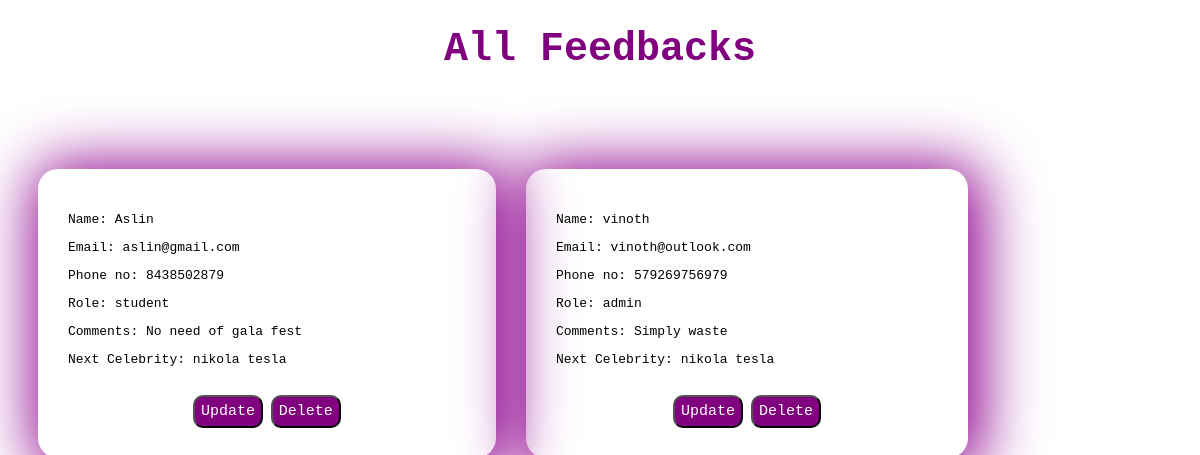
Before: /read/ with the older database file.
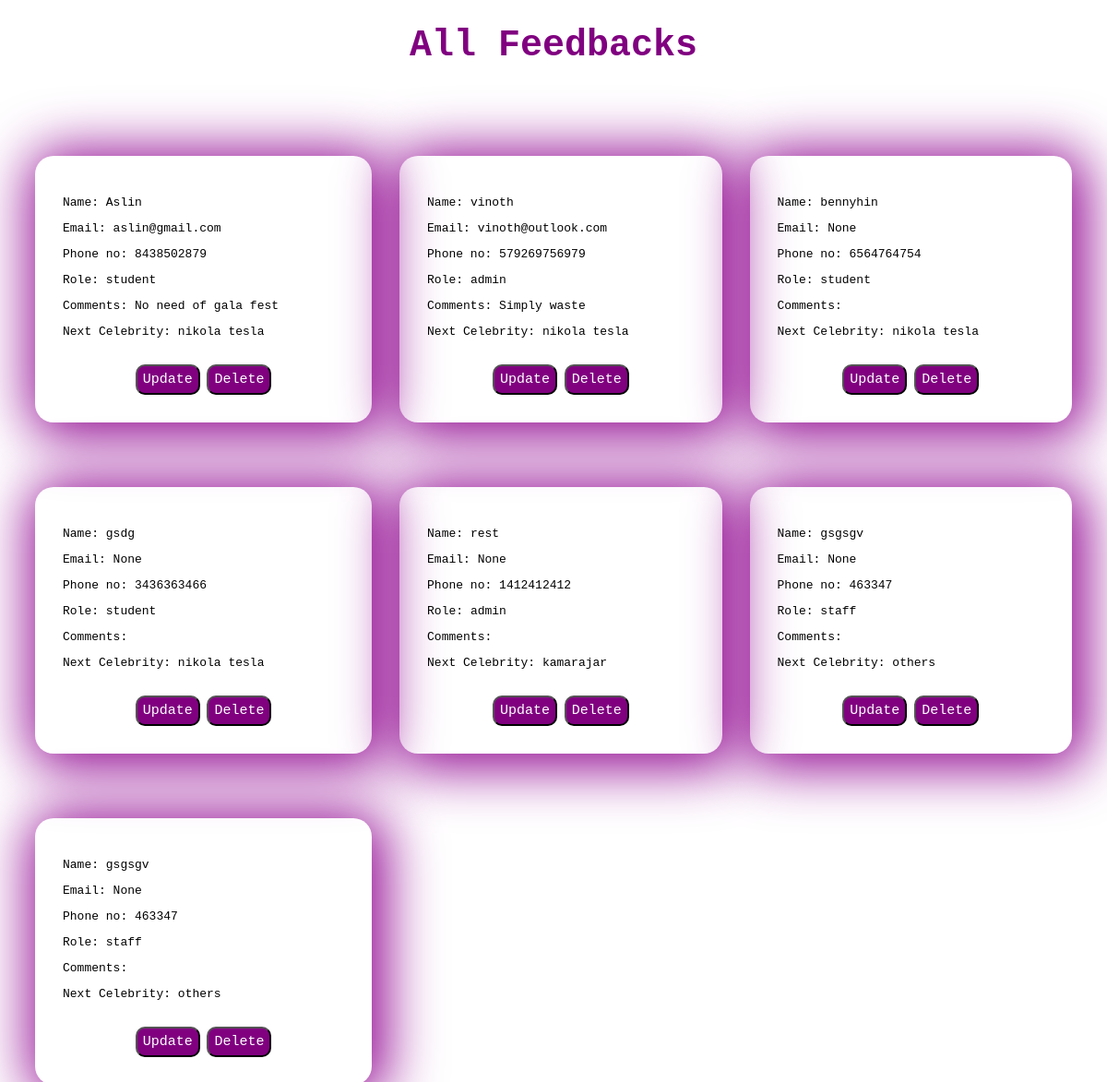
After: the same page with the newer database file.
### crud_app/models.py (models this page shows)
class Register(models.Model):
    username = models.TextField(max_length=100)
    email = models.EmailField(null=True, blank=True)  # Allow null values
    phone = models.PositiveIntegerField()
    role = models.TextField()
    comments = models.TextField(null=True, blank=True, max_length=1000)  # Allow null values
    celebrities = models.TextField()

### crud_app/views.py (the view)
# urls.py: path('read/', views.read, name='read'),
def read(request):
    registrations=Register.objects.all()
    return render(request,'read.html',{'registrations': registrations})

### crud_app/templates/read.html (shortened to what this page needs)
<!DOCTYPE html>
<html>
<head>
</head>
<body>
    <h1>All Feedbacks</h1>
    <section>
        {% for registration in registrations %}
    <div id="div">
        <div id="container">
        <p>Name: {{ registration.username }}</p>
        <p>Email: {{ registration.email }}</p>
        <p>Phone no: {{ registration.phone }}</p>
        <p>Role: {{ registration.role }}</p>
        <p>Comments: {{ registration.comments }}</p>
        <p>Next Celebrity: {{ registration.celebrities }}</p>
        </div>
        <br>
        <button ><a href="{% url 'update_record' registration.id %}">Update</a></button>
        <button onclick="deleteRecord('{{ registration.id }}')">Delete</button>
    </div>
    {% endfor %}
    </section>
</body>
</html>

Changed rows visible on the page:
added Register: username "bennyhin", email "None", phone "6564764754", role "student", celebrities "nikola tesla"
added Register: username "gsdg", email "None", phone "3436363466", role "student", celebrities "nikola tesla"
added Register: username "rest", email "None", phone "1412412412", role "admin", celebrities "kamarajar"
added Register: username "gsgsgv", email "None", phone "463347", role "staff", celebrities "others"
added Register: username "gsgsgv", email "None", phone "463347", role "staff", celebrities "others"
